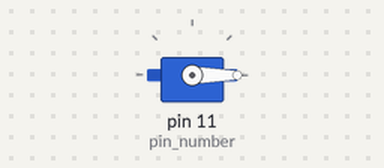
Simulated run of this program. Board: Raspberry Pi (header pin numbers). On the bench: servo. Servo angles are drawn from the pulse width (0.5 ms = 0°, 2.5 ms = 180°); what the program prints to the terminal is not drawn. At 3.0 s the program stops and its outputs stay as they are.

Above: at 0.05 s.
Timing chart, 0 to 3.0 s (numbered marks = the images above):
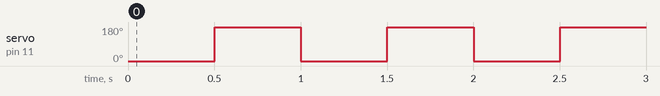

The program:

calibservo.py
```python
# Calibrate a servo.  This script is used to find a given servo motor's left and right
# positional limits.  These values are needed for all other servo scripts.  Most motors
# will work with standard values 0.75 ms to 2.5 ms, but they might whine and jitter or
# you may not be taking advantage of your motor's maximum range.  This script lets you find
# values you can use to fine tune your programs to fit your motor.  See comments throughout.

import RPi.GPIO as GPIO
import time

GPIO.setmode(GPIO.BOARD)

pin_number = 11
GPIO.setup(pin_number, GPIO.OUT)
frequency_hertz = 50
ms_per_cycle = 1000 / frequency_hertz

# Play with these settings to find the best limits for your servo.
# For the TowerPro SG90 that we're using, I found 0.40 and 2.5 to be correct.
# For your own, you may want to start with 0.75 and 2.5.  I find the left
# limit to be more inconsistent than the right limit.
left_position = 0.40
right_position = 2.5
middle_position = (right_position - left_position) / 2 + left_position
positionList = [left_position, right_position]

pwm = GPIO.PWM(pin_number, frequency_hertz)

for i in range(3):
	for position in positionList:
		duty_cycle_percentage = position * 100 / ms_per_cycle
		print("Position: " + str(position))
		print("Duty Cycle: " + str(duty_cycle_percentage))
		print("")
		pwm.start(duty_cycle_percentage)
		time.sleep(.5)


# Done.  Terminate all signals and relax the motor.
pwm.stop()

# We have shut all our stuff down but we should do a complete
# close on all GPIO stuff.  There's only one copy of real hardware.
# We need to be polite and put it back the way we found it.
GPIO.cleanup()
```

Measured:
- by itself, servo on pin 11 (pin_number): alternates 180° for 0.50 s and 0° for 0.50 s, 5 changes in all, then stays 180°
